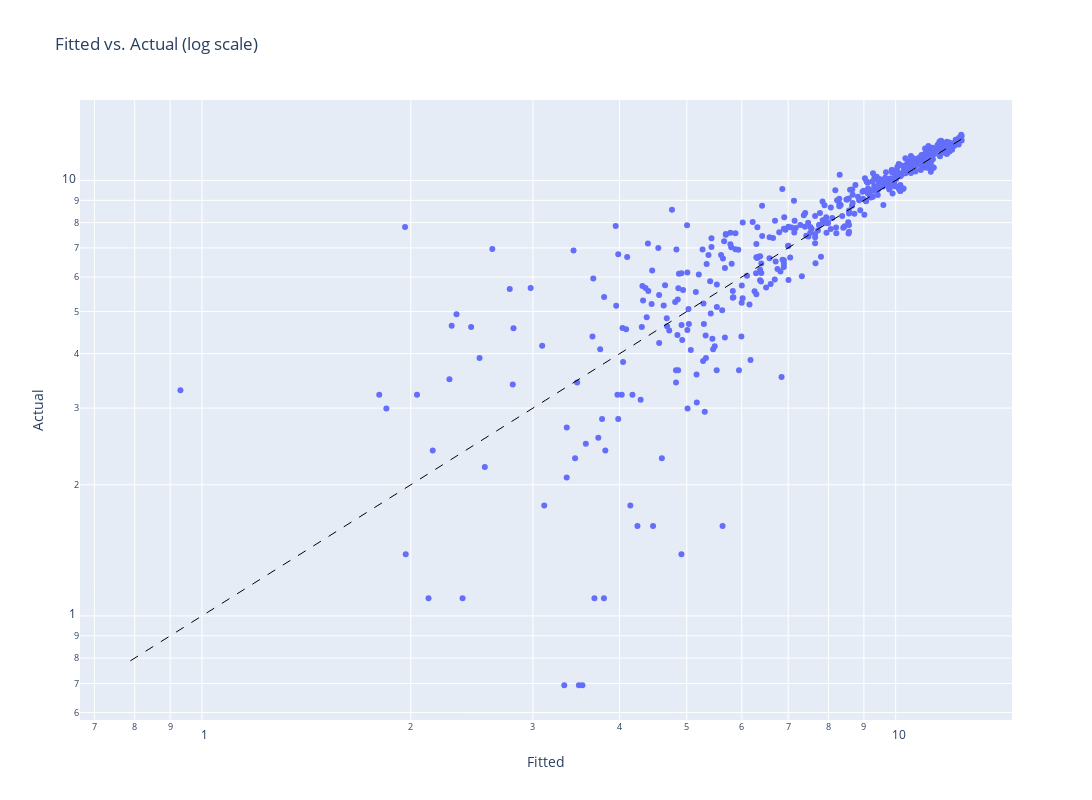

Notebook code cell kept with this figure:
### Code cell
rky.icrfs.FitPlot()

### Figure 1 — Plotly figure (JSON) as saved in the notebook; plotly's stock layout.template omitted (floating-point values rounded to 4 significant figures; data arrays with more than 128 entries replaced by an {"elided": "..."} marker saying what was removed)
{"data": [{"customdata": {"elided": "517x5 float values"}, "hovertemplate": "Fitted=%{x}<br>Actual=%{y}<br>Accident Period=%{customdata[0]}<br>Development Period=%{customdata[1]}<br>Calendar Period=%{customdata[2]}<br>Hetero Adjustment=%{customdata[3]}<br>yhat=%{customdata[4]}<extra></extra>", "legendgroup": "", "marker": {"color": "#636efa", "symbol": "circle"}, "mode": "markers", "name": "", "orientation": "v", "showlegend": false, "type": "scatter", "x": {"elided": "517 float values"}, "xaxis": "x", "y": {"elided": "517 float values"}, "yaxis": "y"}], "layout": {"height": 800, "legend": {"tracegroupgap": 0}, "shapes": [{"line": {"color": "black", "dash": "dash", "width": 1}, "type": "line", "x0": 0.7886, "x1": 12.45, "y0": 0.7886, "y1": 12.45}], "title": {"text": "Fitted vs. Actual (log scale)"}, "width": 1200, "xaxis": {"anchor": "y", "domain": [0, 1], "title": {"text": "Fitted"}, "type": "log"}, "yaxis": {"anchor": "x", "domain": [0, 1], "title": {"text": "Actual"}, "type": "log"}}}
